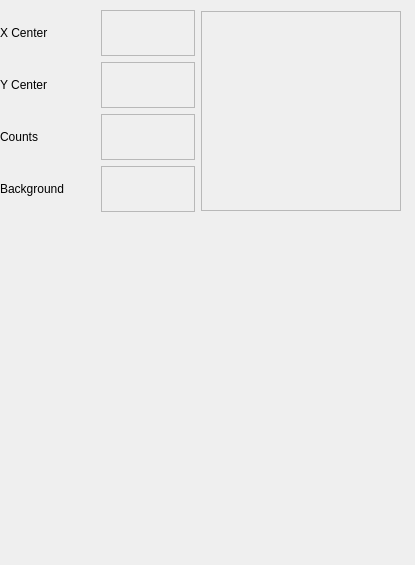
<?xml version="1.0" encoding="UTF-8"?>
<ui version="4.0">
 <class>Dialog</class>
 <widget class="QDialog" name="Dialog">
  <property name="geometry">
   <rect>
    <x>0</x>
    <y>0</y>
    <width>415</width>
    <height>565</height>
   </rect>
  </property>
  <property name="maximumSize">
   <size>
    <width>415</width>
    <height>565</height>
   </size>
  </property>
  <property name="windowTitle">
   <string>Details</string>
  </property>
  <property name="modal">
   <bool>false</bool>
  </property>
  <widget class="MPL_Widget" name="radprof" native="true">
   <property name="geometry">
    <rect>
     <x>10</x>
     <y>220</y>
     <width>401</width>
     <height>330</height>
    </rect>
   </property>
   <property name="minimumSize">
    <size>
     <width>300</width>
     <height>330</height>
    </size>
   </property>
   <property name="maximumSize">
    <size>
     <width>16777215</width>
     <height>330</height>
    </size>
   </property>
  </widget>
  <widget class="QWidget" name="layoutWidget">
   <property name="geometry">
    <rect>
     <x>0</x>
     <y>10</y>
     <width>401</width>
     <height>202</height>
    </rect>
   </property>
   <layout class="QHBoxLayout" name="horizontalLayout">
    <item>
     <layout class="QGridLayout" name="gridLayout">
      <item row="0" column="0">
       <widget class="QLabel" name="label">
        <property name="text">
         <string>X Center</string>
        </property>
       </widget>
      </item>
      <item row="0" column="1">
       <widget class="QLabel" name="xval">
        <property name="frameShape">
         <enum>QFrame::StyledPanel</enum>
        </property>
        <property name="frameShadow">
         <enum>QFrame::Sunken</enum>
        </property>
        <property name="text">
         <string/>
        </property>
       </widget>
      </item>
      <item row="1" column="0">
       <widget class="QLabel" name="label_3">
        <property name="text">
         <string>Y Center</string>
        </property>
       </widget>
      </item>
      <item row="2" column="0">
       <widget class="QLabel" name="label_5">
        <property name="text">
         <string>Counts</string>
        </property>
       </widget>
      </item>
      <item row="2" column="1">
       <widget class="QLabel" name="counts">
        <property name="frameShape">
         <enum>QFrame::StyledPanel</enum>
        </property>
        <property name="frameShadow">
         <enum>QFrame::Sunken</enum>
        </property>
        <property name="text">
         <string/>
        </property>
       </widget>
      </item>
      <item row="3" column="0">
       <widget class="QLabel" name="label_7">
        <property name="text">
         <string>Background</string>
        </property>
       </widget>
      </item>
      <item row="3" column="1">
       <widget class="QLabel" name="background">
        <property name="frameShape">
         <enum>QFrame::StyledPanel</enum>
        </property>
        <property name="frameShadow">
         <enum>QFrame::Sunken</enum>
        </property>
        <property name="text">
         <string/>
        </property>
       </widget>
      </item>
      <item row="1" column="1">
       <widget class="QLabel" name="yval">
        <property name="frameShape">
         <enum>QFrame::StyledPanel</enum>
        </property>
        <property name="frameShadow">
         <enum>QFrame::Sunken</enum>
        </property>
        <property name="text">
         <string/>
        </property>
       </widget>
      </item>
     </layout>
    </item>
    <item>
     <widget class="QFrame" name="frame">
      <property name="minimumSize">
       <size>
        <width>200</width>
        <height>200</height>
       </size>
      </property>
      <property name="maximumSize">
       <size>
        <width>200</width>
        <height>200</height>
       </size>
      </property>
      <property name="frameShape">
       <enum>QFrame::StyledPanel</enum>
      </property>
      <property name="frameShadow">
       <enum>QFrame::Raised</enum>
      </property>
      <widget class="MPL_Widget1" name="vis" native="true">
       <property name="geometry">
        <rect>
         <x>0</x>
         <y>0</y>
         <width>200</width>
         <height>200</height>
        </rect>
       </property>
       <property name="minimumSize">
        <size>
         <width>200</width>
         <height>200</height>
        </size>
       </property>
       <property name="maximumSize">
        <size>
         <width>200</width>
         <height>200</height>
        </size>
       </property>
      </widget>
     </widget>
    </item>
   </layout>
  </widget>
 </widget>
 <customwidgets>
  <customwidget>
   <class>MPL_Widget</class>
   <extends>QWidget</extends>
   <header>mpl_pyqt4_widget</header>
   <container>1</container>
  </customwidget>
  <customwidget>
   <class>MPL_Widget1</class>
   <extends>QWidget</extends>
   <header>mpl_pyqt4_widget_new</header>
   <container>1</container>
  </customwidget>
 </customwidgets>
 <resources/>
 <connections/>
</ui>
